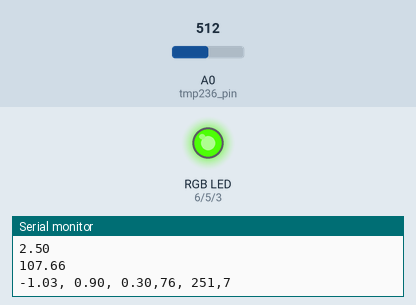
Bench run of a program on a simulated Arduino Uno, built with avr-gcc and run on an emulated ATmega328P. Parts: an RGB LED mixed from three pins (HIGH = lit), the last lines printed to the serial monitor. Inputs (shaded band) come from the test bench; at power-on: A0 (tmp236_pin) = 512. Dim RGB values are drawn brighter than linear.

Above: at 1.8 s.
1.9 s: A0 (tmp236_pin) set to 536
At 3.2 s:
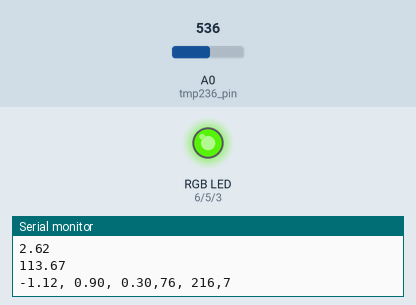
3.5 s: A0 (tmp236_pin) set to 559
At 5.1 s:
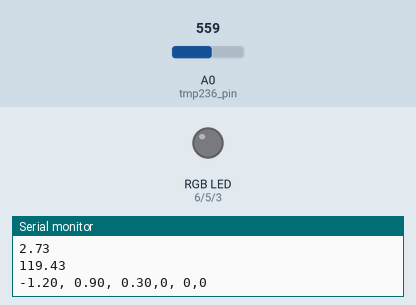
5.5 s: A0 (tmp236_pin) set to 122
At 6.8 s:
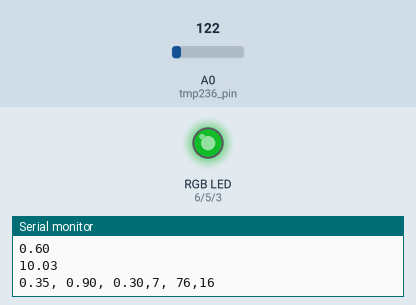
7.5 s: A0 (tmp236_pin) set to 0
At 8.5 s:
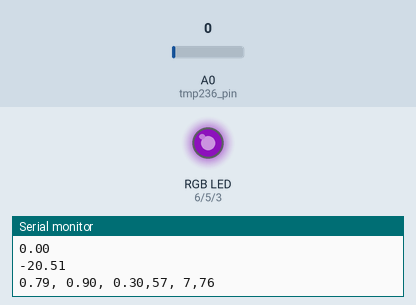
9.5 s: A0 (tmp236_pin) set to 306
At 11.4 s:
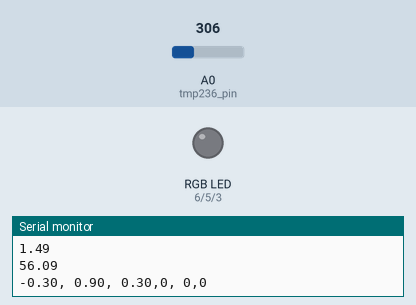
Timing chart, 0 to 12.5 s (numbered marks = the images above; inputs shaded):
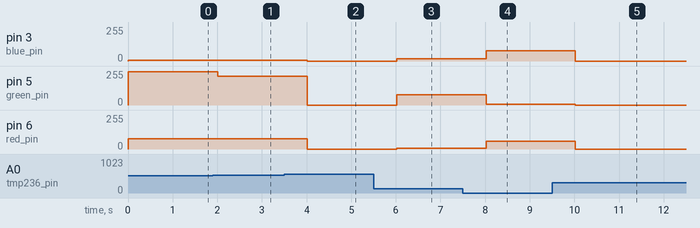

Measured:
- the behaviour switches between 549 and 550 on A0 (tmp236_pin) (found by bisection; images 1 and 2)
- after the input at 1.9 s, pin 5 (green_pin): 251/255 → 216/255 after 0.11 s
- after the input at 3.5 s, pin 3 (blue_pin): 7/255 → 0/255 after 0.51 s; pin 5 (green_pin): 216/255 → 0/255 after 0.51 s; pin 6 (red_pin): 76/255 → 0/255 after 0.51 s
- after the input at 5.5 s, pin 3 (blue_pin): 0/255 → 16/255 after 0.52 s; pin 5 (green_pin): 0/255 → 76/255 after 0.52 s; pin 6 (red_pin): 0/255 → 7/255 after 0.52 s
- after the input at 7.5 s, pin 3 (blue_pin): 16/255 → 76/255 after 0.52 s; pin 5 (green_pin): 76/255 → 7/255 after 0.52 s; pin 6 (red_pin): 7/255 → 57/255 after 0.52 s
- after the input at 9.5 s, pin 3 (blue_pin): 76/255 → 0/255 after 0.52 s; pin 5 (green_pin): 7/255 → 0/255 after 0.52 s; pin 6 (red_pin): 57/255 → 0/255 after 0.52 s

The program:

main.cpp
```cpp
#include <Arduino.h>
#include "RGBConverter.h"


const int tmp236_pin = A0;
const int red_pin = 6;
const int green_pin = 5;
const int blue_pin = 3;
int val_a0;

RGBConverter color;

void set_color(uint8_t red, uint8_t green, uint8_t blue);

void setup()
{
	Serial.begin(9600);

}

void loop()
{
  byte rgb[3];
  double saturation = 0.9;
  double value = 0.3;
  val_a0 = analogRead(tmp236_pin);
  float voltage = val_a0 * 5.0 / 1024.0;
  float temperature = 51.27 * voltage - 20.51;
  // double hue = -0.01714 * temperature + 0.6; // centré sur 0 - 35 °C
  double hue = -0.014198 * temperature + 0.497; // pleine échelle de température
  color.hsvToRgb(hue, saturation, value , rgb);
  set_color(rgb[0], rgb[1], rgb[2]);
  Serial.println("TMP236: ");
  Serial.println(val_a0);
  Serial.println(voltage);
  Serial.println(temperature);
  Serial.println(String(hue) + ", " + String(saturation) + ", " + String(value) + "," + String(rgb[0]) + ", " + String(rgb[1]) + ","  + String(rgb[2]));
  delay(1000);
}

void set_color(uint8_t red, uint8_t green, uint8_t blue)
{
  // Set the color using the provided RGB values
  analogWrite(red_pin, red);
  analogWrite(green_pin, green);
  analogWrite(blue_pin, blue);
}
```

RGBConverter.cpp
```cpp
/*
 * RGBConverter.h - Arduino library for converting between RGB, HSV and HSL
 *
 * Ported from the Javascript at http://mjijackson.com/2008/02/rgb-to-hsl-and-rgb-to-hsv-color-model-conversion-algorithms-in-javascript
 * The hard work was Michael's, all the bugs are mine.
 *
 * Robert Atkins, December 2010 (ratkins_at_fastmail_dot_fm).
 *
 * https://github.com/ratkins/RGBConverter
 *
 */
#include "RGBConverter.h"

/**
 * Converts an RGB color value to HSL. Conversion formula
 * adapted from http://en.wikipedia.org/wiki/HSL_color_space.
 * Assumes r, g, and b are contained in the set [0, 255] and
 * returns h, s, and l in the set [0, 1].
 *
 * @param   Number  r       The red color value
 * @param   Number  g       The green color value
 * @param   Number  b       The blue color value
 * @return  Array           The HSL representation
 */
void RGBConverter::rgbToHsl(byte r, byte g, byte b, double hsl[]) {
    double rd = (double) r/255;
    double gd = (double) g/255;
    double bd = (double) b/255;
    double max = threeway_max(rd, gd, bd);
    double min = threeway_min(rd, gd, bd);
    double h, s, l = (max + min) / 2;

    if (max == min) {
        h = s = 0; // achromatic
    } else {
        double d = max - min;
        s = l > 0.5 ? d / (2 - max - min) : d / (max + min);
        if (max == rd) {
            h = (gd - bd) / d + (gd < bd ? 6 : 0);
        } else if (max == gd) {
            h = (bd - rd) / d + 2;
        } else if (max == bd) {
            h = (rd - gd) / d + 4;
        }
        h /= 6;
    }
    hsl[0] = h;
    hsl[1] = s;
    hsl[2] = l;
}

/**
 * Converts an HSL color value to RGB. Conversion formula
 * adapted from http://en.wikipedia.org/wiki/HSL_color_space.
 * Assumes h, s, and l are contained in the set [0, 1] and
 * returns r, g, and b in the set [0, 255].
 *
 * @param   Number  h       The hue
 * @param   Number  s       The saturation
 * @param   Number  l       The lightness
 * @return  Array           The RGB representation
 */
void RGBConverter::hslToRgb(double h, double s, double l, byte rgb[]) {
    double r, g, b;

    if (s == 0) {
        r = g = b = l; // achromatic
    } else {
        double q = l < 0.5 ? l * (1 + s) : l + s - l * s;
        double p = 2 * l - q;
        r = RGBConverter::hue2rgb(p, q, h + 1/3.0);
        g = RGBConverter::hue2rgb(p, q, h);
        b = RGBConverter::hue2rgb(p, q, h - 1/3.0);
    }

    rgb[0] = r * 255;
    rgb[1] = g * 255;
    rgb[2] = b * 255;
}

/**
 * Converts an RGB color value to HSV. Conversion formula
 * adapted from http://en.wikipedia.org/wiki/HSV_color_space.
 * Assumes r, g, and b are contained in the set [0, 255] and
 * returns h, s, and v in the set [0, 1].
 *
 * @param   Number  r       The red color value
 * @param   Number  g       The green color value
 * @param   Number  b       The blue color value
 * @return  Array           The HSV representation
 */
void RGBConverter::rgbToHsv(byte r, byte g, byte b, double hsv[]) {
    double rd = (double) r/255;
    double gd = (double) g/255;
    double bd = (double) b/255;
    double max = threeway_max(rd, gd, bd), min = threeway_min(rd, gd, bd);
    double h, s, v = max;

    double d = max - min;
    s = max == 0 ? 0 : d / max;

    if (max == min) {
        h = 0; // achromatic
    } else {
        if (max == rd) {
            h = (gd - bd) / d + (gd < bd ? 6 : 0);
        } else if (max == gd) {
            h = (bd - rd) / d + 2;
        } else if (max == bd) {
            h = (rd - gd) / d + 4;
        }
        h /= 6;
    }

    hsv[0] = h;
    hsv[1] = s;
    hsv[2] = v;
}

/**
 * Converts an HSV color value to RGB. Conversion formula
 * adapted from http://en.wikipedia.org/wiki/HSV_color_space.
 * Assumes h, s, and v are contained in the set [0, 1] and
 * returns r, g, and b in the set [0, 255].
 *
 * @param   Number  h       The hue
 * @param   Number  s       The saturation
 * @param   Number  v       The value
 * @return  Array           The RGB representation
 */
void RGBConverter::hsvToRgb(double h, double s, double v, byte rgb[]) {
    double r, g, b;

    int i = int(h * 6);
    double f = h * 6 - i;
    double p = v * (1 - s);
    double q = v * (1 - f * s);
    double t = v * (1 - (1 - f) * s);

    switch(i % 6){
        case 0: r = v, g = t, b = p; break;
        case 1: r = q, g = v, b = p; break;
        case 2: r = p, g = v, b = t; break;
        case 3: r = p, g = q, b = v; break;
        case 4: r = t, g = p, b = v; break;
        case 5: r = v, g = p, b = q; break;
    }

    rgb[0] = r * 255;
    rgb[1] = g * 255;
    rgb[2] = b * 255;
}

double RGBConverter::threeway_max(double a, double b, double c) {
    return max(a, max(b, c));
}

double RGBConverter::threeway_min(double a, double b, double c) {
    return min(a, min(b, c));
}

double RGBConverter::hue2rgb(double p, double q, double t) {
    if(t < 0) t += 1;
    if(t > 1) t -= 1;
    if(t < 1/6.0) return p + (q - p) * 6 * t;
    if(t < 1/2.0) return q;
    if(t < 2/3.0) return p + (q - p) * (2/3.0 - t) * 6;
    return p;
}
```

RGBConverter.h
```cpp
/*
 * RGBConverter.h - Arduino library for converting between RGB, HSV and HSL
 *
 * Ported from the Javascript at http://mjijackson.com/2008/02/rgb-to-hsl-and-rgb-to-hsv-color-model-conversion-algorithms-in-javascript
 * The hard work was Michael's, all the bugs are mine.
 *
 * Robert Atkins, December 2010 (ratkins_at_fastmail_dot_fm).
 *
 * https://github.com/ratkins/RGBConverter
 *
 */
#ifndef RGBConverter_h
#define RGBConverter_h

#if (ARDUINO >= 100)
 #include <Arduino.h>
#else
 #include <Arduino.h>
#endif

class RGBConverter {

public:
    /**
     * Converts an RGB color value to HSL. Conversion formula
     * adapted from http://en.wikipedia.org/wiki/HSL_color_space.
     * Assumes r, g, and b are contained in the set [0, 255] and
     * returns h, s, and l in the set [0, 1].
     *
     * @param   byte    r       The red color value
     * @param   byte    g       The green color value
     * @param   byte    b       The blue color value
     * @param   double  hsl[]   The HSL representation
     */
    void rgbToHsl(byte r, byte g, byte b, double hsl[]);

    /**
     * Converts an HSL color value to RGB. Conversion formula
     * adapted from http://en.wikipedia.org/wiki/HSL_color_space.
     * Assumes h, s, and l are contained in the set [0, 1] and
     * returns r, g, and b in the set [0, 255].
     *
     * @param   double  h       The hue
     * @param   double  s       The saturation
     * @param   double  l       The lightness
     * @return  byte    rgb[]   The RGB representation
     */
    void hslToRgb(double h, double s, double l, byte rgb[]);

    /**
     * Converts an RGB color value to HSV. Conversion formula
     * adapted from http://en.wikipedia.org/wiki/HSV_color_space.
     * Assumes r, g, and b are contained in the set [0, 255] and
     * returns h, s, and v in the set [0, 1].
     *
     * @param   byte  r       The red color value
     * @param   byte  g       The green color value
     * @param   byte  b       The blue color value
     * @return  double hsv[]  The HSV representation
     */
    void rgbToHsv(byte r, byte g, byte b, double hsv[]);

    /**
     * Converts an HSV color value to RGB. Conversion formula
     * adapted from http://en.wikipedia.org/wiki/HSV_color_space.
     * Assumes h, s, and v are contained in the set [0, 1] and
     * returns r, g, and b in the set [0, 255].
     *
     * @param   double  h       The hue
     * @param   double  s       The saturation
     * @param   double  v       The value
     * @return  byte    rgb[]   The RGB representation
     */
    void hsvToRgb(double h, double s, double v, byte rgb[]);

private:
    double threeway_max(double a, double b, double c);
    double threeway_min(double a, double b, double c);
    double hue2rgb(double p, double q, double t);
};

#endif
```
